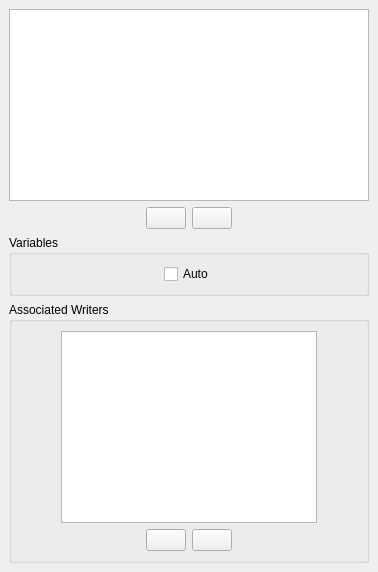
     <widget class="QWidget" name="tab_lagrangian">
      <attribute name="title">
       <string>Particles mesh</string>
      </attribute>
      <layout class="QGridLayout">
       <property name="leftMargin">
        <number>9</number>
       </property>
       <property name="topMargin">
        <number>9</number>
       </property>
       <property name="rightMargin">
        <number>9</number>
       </property>
       <property name="bottomMargin">
        <number>9</number>
       </property>
       <property name="spacing">
        <number>6</number>
       </property>
       <item row="0" column="0">
        <layout class="QVBoxLayout">
         <property name="spacing">
          <number>6</number>
         </property>
         <property name="leftMargin">
          <number>0</number>
         </property>
         <property name="topMargin">
          <number>0</number>
         </property>
         <property name="rightMargin">
          <number>0</number>
         </property>
         <property name="bottomMargin">
          <number>0</number>
         </property>
         <item>
          <widget class="QTableView" name="tableViewLagrangianMesh">
           <property name="toolTip">
            <string>&lt;html&gt;&lt;head/&gt;&lt;body&gt;&lt;p&gt;&lt;span style=&quot; font-size:9pt;&quot;&gt;Select or create particle mesh parts and associate them with previously defined writers. A particle mesh part has the following properties:&lt;br/&gt;- &lt;/span&gt;&lt;span style=&quot; font-size:9pt; font-weight:600;&quot;&gt;Name&lt;/span&gt;&lt;span style=&quot; font-size:9pt;&quot;&gt;,&lt;br/&gt;- &lt;/span&gt;&lt;span style=&quot; font-size:9pt; font-weight:600;&quot;&gt;Id&lt;/span&gt;&lt;span style=&quot; font-size:9pt;&quot;&gt;: a negative id indicates that the mesh part cannot be destroyed, whereas a positive ID denotes a user mesh part&lt;br/&gt;- &lt;/span&gt;&lt;span style=&quot; font-size:9pt; font-weight:600;&quot;&gt;Type&lt;/span&gt;&lt;span style=&quot; font-size:9pt;&quot;&gt;: particles or trajectories; note that the type should match the associated writer type&lt;br/&gt;- &lt;/span&gt;&lt;span style=&quot; font-size:9pt; font-weight:600;&quot;&gt;Density&lt;/span&gt;&lt;span style=&quot; font-size:9pt;&quot;&gt;: if &amp;lt; 1, the amount of output particles is multiplied by this amount. This allows reducing the size of the output, and is based on selecting only particles whose associated random number (following a uniform law) is lower than the given density&lt;br/&gt;- &lt;/span&gt;&lt;span style=&quot; font-size:9pt; font-weight:600;&quot;&gt;Selection criteria&lt;/span&gt;&lt;span style=&quot; font-size:9pt;&quot;&gt;: only particles in cells within the selected volume criteria are output&lt;/span&gt;&lt;/p&gt;&lt;/body&gt;&lt;/html&gt;</string>
           </property>
          </widget>
         </item>
         <item>
          <layout class="QHBoxLayout">
           <property name="spacing">
            <number>6</number>
           </property>
           <property name="leftMargin">
            <number>0</number>
           </property>
           <property name="topMargin">
            <number>0</number>
           </property>
           <property name="rightMargin">
            <number>0</number>
           </property>
           <property name="bottomMargin">
            <number>0</number>
           </property>
           <item>
            <spacer>
             <property name="orientation">
              <enum>Qt::Horizontal</enum>
             </property>
             <property name="sizeHint" stdset="0">
              <size>
               <width>40</width>
               <height>20</height>
              </size>
             </property>
            </spacer>
           </item>
           <item>
            <widget class="QPushButton" name="pushButtonAddLagrangianMesh">
             <property name="toolTip">
              <string>&lt;html&gt;&lt;head/&gt;&lt;body&gt;&lt;p&gt;&lt;span style=&quot; font-size:9pt;&quot;&gt;Add a particle mesh part.&lt;/span&gt;&lt;/p&gt;&lt;/body&gt;&lt;/html&gt;</string>
             </property>
             <property name="text">
              <string/>
             </property>
             <property name="icon">
              <iconset resource="resources_pages.qrc">
               <normaloff>:/new/prefix1/data/icons/22x22/add.png</normaloff>:/new/prefix1/data/icons/22x22/add.png</iconset>
             </property>
            </widget>
           </item>
           <item>
            <widget class="QPushButton" name="pushButtonDeleteLagrangianMesh">
             <property name="toolTip">
              <string>&lt;html&gt;&lt;head/&gt;&lt;body&gt;&lt;p&gt;&lt;span style=&quot; font-size:9pt;&quot;&gt;Remove the last added particle mesh part.&lt;/span&gt;&lt;/p&gt;&lt;/body&gt;&lt;/html&gt;</string>
             </property>
             <property name="text">
              <string/>
             </property>
             <property name="icon">
              <iconset resource="resources_pages.qrc">
               <normaloff>:/new/prefix1/data/icons/22x22/remove.png</normaloff>:/new/prefix1/data/icons/22x22/remove.png</iconset>
             </property>
            </widget>
           </item>
           <item>
            <spacer>
             <property name="orientation">
              <enum>Qt::Horizontal</enum>
             </property>
             <property name="sizeHint" stdset="0">
              <size>
               <width>40</width>
               <height>20</height>
              </size>
             </property>
            </spacer>
           </item>
          </layout>
         </item>
        </layout>
       </item>
       <item row="1" column="0">
        <widget class="QGroupBox" name="groupBoxLagrangianVariable">
         <property name="toolTip">
          <string>&lt;html&gt;&lt;head/&gt;&lt;body&gt;&lt;p&gt;&lt;span style=&quot; font-size:9pt;&quot;&gt;This box has to be checked if no variable is associated in the &lt;/span&gt;&lt;span style=&quot; font-size:9pt; font-style:italic;&quot;&gt;cs_user_postprocess_values &lt;/span&gt;&lt;span style=&quot; font-size:9pt;&quot;&gt;user-defined function&lt;/span&gt;&lt;/p&gt;&lt;p&gt;&lt;span style=&quot; font-size:9pt;&quot;&gt;- If the mesh part ID is negative, only the variables selected in the Volume solution control heading will be taken into account by the writer associated to the selected mesh part,&lt;/span&gt;&lt;/p&gt;&lt;p&gt;&lt;span style=&quot; font-size:9pt;&quot;&gt;- If the mesh part ID is positive, all variables are taken into account by the writer associated to the selected mesh part.&lt;/span&gt;&lt;/p&gt;&lt;/body&gt;&lt;/html&gt;</string>
         </property>
         <property name="title">
          <string>Variables</string>
         </property>
         <layout class="QGridLayout">
          <property name="leftMargin">
           <number>9</number>
          </property>
          <property name="topMargin">
           <number>9</number>
          </property>
          <property name="rightMargin">
           <number>9</number>
          </property>
          <property name="bottomMargin">
           <number>9</number>
          </property>
          <property name="spacing">
           <number>6</number>
          </property>
          <item row="0" column="2">
           <spacer>
            <property name="orientation">
             <enum>Qt::Horizontal</enum>
            </property>
            <property name="sizeHint" stdset="0">
             <size>
              <width>40</width>
              <height>20</height>
             </size>
            </property>
           </spacer>
          </item>
          <item row="0" column="0">
           <spacer>
            <property name="orientation">
             <enum>Qt::Horizontal</enum>
            </property>
            <property name="sizeHint" stdset="0">
             <size>
              <width>40</width>
              <height>20</height>
             </size>
            </property>
           </spacer>
          </item>
          <item row="0" column="1">
           <widget class="QCheckBox" name="checkBoxAllLagrangianVariables">
            <property name="toolTip">
             <string>&lt;html&gt;&lt;head/&gt;&lt;body&gt;&lt;p&gt;&lt;span style=&quot; font-size:9pt;&quot;&gt;This box has to be checked if no variable is associated in the &lt;/span&gt;&lt;span style=&quot; font-size:9pt; font-style:italic;&quot;&gt;cs_user_postprocess_values &lt;/span&gt;&lt;span style=&quot; font-size:9pt;&quot;&gt;user-defined function&lt;/span&gt;&lt;/p&gt;&lt;p&gt;&lt;span style=&quot; font-size:9pt;&quot;&gt;- If the mesh part ID is negative, only the variables selected in the Volume solution control heading will be taken into account by the writer associated to the selected mesh part,&lt;/span&gt;&lt;/p&gt;&lt;p&gt;&lt;span style=&quot; font-size:9pt;&quot;&gt;- If the mesh part ID is positive, all variables are taken into account by the writer associated to the selected mesh part.&lt;/span&gt;&lt;/p&gt;&lt;/body&gt;&lt;/html&gt;</string>
            </property>
            <property name="text">
             <string>Auto</string>
            </property>
           </widget>
          </item>
         </layout>
        </widget>
       </item>
       <item row="2" column="0">
        <widget class="QGroupBox" name="groupBoxAssociatedLagrangianWriter">
         <property name="toolTip">
          <string>&lt;html&gt;&lt;head/&gt;&lt;body&gt;&lt;p&gt;&lt;span style=&quot; font-size:9pt;&quot;&gt;Associate a particle mesh part with a previously defined writer. Double click on the line to choose a writer.&lt;/span&gt;&lt;/p&gt;&lt;/body&gt;&lt;/html&gt;</string>
         </property>
         <property name="title">
          <string>Associated Writers</string>
         </property>
         <layout class="QGridLayout">
          <property name="leftMargin">
           <number>9</number>
          </property>
          <property name="topMargin">
           <number>9</number>
          </property>
          <property name="rightMargin">
           <number>9</number>
          </property>
          <property name="bottomMargin">
           <number>9</number>
          </property>
          <property name="spacing">
           <number>6</number>
          </property>
          <item row="0" column="0">
           <layout class="QHBoxLayout">
            <property name="spacing">
             <number>6</number>
            </property>
            <property name="leftMargin">
             <number>0</number>
            </property>
            <property name="topMargin">
             <number>0</number>
            </property>
            <property name="rightMargin">
             <number>0</number>
            </property>
            <property name="bottomMargin">
             <number>0</number>
            </property>
            <item>
             <spacer>
              <property name="orientation">
               <enum>Qt::Horizontal</enum>
              </property>
              <property name="sizeHint" stdset="0">
               <size>
                <width>40</width>
                <height>20</height>
               </size>
              </property>
             </spacer>
            </item>
            <item>
             <widget class="QTableView" name="tableViewAssociatedLagrangianWriter">
              <property name="toolTip">
               <string>&lt;html&gt;&lt;head/&gt;&lt;body&gt;&lt;p&gt;&lt;span style=&quot; font-size:9pt;&quot;&gt;Associate a particle mesh part with a previously defined writer. Double click on the line to choose a writer.&lt;/span&gt;&lt;/p&gt;&lt;/body&gt;&lt;/html&gt;</string>
              </property>
             </widget>
            </item>
            <item>
             <spacer>
              <property name="orientation">
               <enum>Qt::Horizontal</enum>
              </property>
              <property name="sizeHint" stdset="0">
               <size>
                <width>40</width>
                <height>20</height>
               </size>
              </property>
             </spacer>
            </item>
           </layout>
          </item>
          <item row="1" column="0">
           <layout class="QHBoxLayout">
            <property name="spacing">
             <number>6</number>
            </property>
            <property name="leftMargin">
             <number>0</number>
            </property>
            <property name="topMargin">
             <number>0</number>
            </property>
            <property name="rightMargin">
             <number>0</number>
            </property>
            <property name="bottomMargin">
             <number>0</number>
            </property>
            <item>
             <spacer>
              <property name="orientation">
               <enum>Qt::Horizontal</enum>
              </property>
              <property name="sizeHint" stdset="0">
               <size>
                <width>40</width>
                <height>20</height>
               </size>
              </property>
             </spacer>
            </item>
            <item>
             <widget class="QPushButton" name="pushButtonAddAssociatedLagrangianWriter">
              <property name="toolTip">
               <string>&lt;html&gt;&lt;head/&gt;&lt;body&gt;&lt;p&gt;&lt;span style=&quot; font-size:9pt;&quot;&gt;Add a writer to associate to the selected particle mesh part.&lt;/span&gt;&lt;/p&gt;&lt;/body&gt;&lt;/html&gt;</string>
              </property>
              <property name="text">
               <string/>
              </property>
              <property name="icon">
               <iconset resource="resources_pages.qrc">
                <normaloff>:/new/prefix1/data/icons/22x22/add.png</normaloff>:/new/prefix1/data/icons/22x22/add.png</iconset>
              </property>
             </widget>
            </item>
            <item>
             <widget class="QPushButton" name="pushButtonDeleteAssociatedLagrangianWriter">
              <property name="toolTip">
               <string>&lt;html&gt;&lt;head/&gt;&lt;body&gt;&lt;p&gt;&lt;span style=&quot; font-size:9pt;&quot;&gt;Remove the last added writer to associate to the selected particle mesh part.&lt;/span&gt;&lt;/p&gt;&lt;/body&gt;&lt;/html&gt;</string>
              </property>
              <property name="text">
               <string/>
              </property>
              <property name="icon">
               <iconset resource="resources_pages.qrc">
                <normaloff>:/new/prefix1/data/icons/22x22/remove.png</normaloff>:/new/prefix1/data/icons/22x22/remove.png</iconset>
              </property>
             </widget>
            </item>
            <item>
             <spacer>
              <property name="orientation">
               <enum>Qt::Horizontal</enum>
              </property>
              <property name="sizeHint" stdset="0">
               <size>
                <width>40</width>
                <height>20</height>
               </size>
              </property>
             </spacer>
            </item>
           </layout>
          </item>
         </layout>
        </widget>
       </item>
      </layout>
     </widget>
